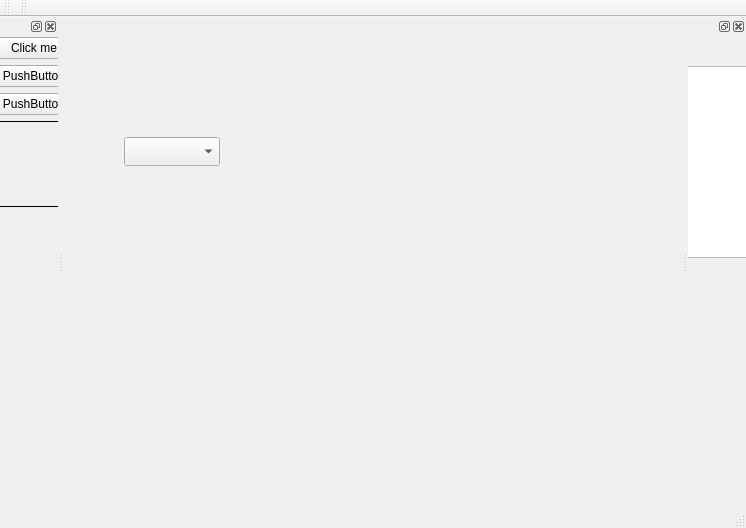
<?xml version="1.0" encoding="UTF-8"?>
<ui version="4.0">
 <class>MainWindow</class>
 <widget class="QMainWindow" name="MainWindow">
  <property name="geometry">
   <rect>
    <x>0</x>
    <y>0</y>
    <width>746</width>
    <height>528</height>
   </rect>
  </property>
  <property name="windowTitle">
   <string>MainWindow</string>
  </property>
  <widget class="QWidget" name="centralWidget">
   <widget class="QComboBox" name="comboBox">
    <property name="geometry">
     <rect>
      <x>60</x>
      <y>120</y>
      <width>96</width>
      <height>29</height>
     </rect>
    </property>
   </widget>
  </widget>
  <widget class="QMenuBar" name="menuBar">
   <property name="geometry">
    <rect>
     <x>0</x>
     <y>0</y>
     <width>746</width>
     <height>23</height>
    </rect>
   </property>
  </widget>
  <widget class="QToolBar" name="mainToolBar">
   <attribute name="toolBarArea">
    <enum>TopToolBarArea</enum>
   </attribute>
   <attribute name="toolBarBreak">
    <bool>false</bool>
   </attribute>
  </widget>
  <widget class="QStatusBar" name="statusBar"/>
  <widget class="QToolBar" name="toolBar">
   <property name="windowTitle">
    <string>toolBar</string>
   </property>
   <attribute name="toolBarArea">
    <enum>TopToolBarArea</enum>
   </attribute>
   <attribute name="toolBarBreak">
    <bool>false</bool>
   </attribute>
  </widget>
  <widget class="QDockWidget" name="dockWidget">
   <attribute name="dockWidgetArea">
    <number>1</number>
   </attribute>
   <widget class="QWidget" name="dockWidgetContents">
    <widget class="QWidget" name="verticalLayoutWidget">
     <property name="geometry">
      <rect>
       <x>-20</x>
       <y>-10</y>
       <width>108</width>
       <height>192</height>
      </rect>
     </property>
     <layout class="QGridLayout" name="gridLayout">
      <item row="2" column="0">
       <widget class="QPushButton" name="pushButton_3">
        <property name="text">
         <string>PushButton</string>
        </property>
       </widget>
      </item>
      <item row="0" column="0">
       <widget class="QPushButton" name="pushButton">
        <property name="text">
         <string>Click me</string>
        </property>
       </widget>
      </item>
      <item row="1" column="0">
       <widget class="QPushButton" name="pushButton_2">
        <property name="text">
         <string>PushButton</string>
        </property>
       </widget>
      </item>
      <item row="3" column="0">
       <widget class="QLabel" name="label">
        <property name="frameShape">
         <enum>QFrame::Box</enum>
        </property>
        <property name="text">
         <string/>
        </property>
       </widget>
      </item>
     </layout>
    </widget>
   </widget>
  </widget>
  <widget class="QDockWidget" name="dockWidget_2">
   <attribute name="dockWidgetArea">
    <number>2</number>
   </attribute>
   <widget class="QWidget" name="dockWidgetContents_2">
    <widget class="QGraphicsView" name="graphicsView">
     <property name="geometry">
      <rect>
       <x>-110</x>
       <y>30</y>
       <width>364</width>
       <height>192</height>
      </rect>
     </property>
    </widget>
   </widget>
  </widget>
 </widget>
 <layoutdefault spacing="6" margin="11"/>
 <resources/>
 <connections/>
</ui>
